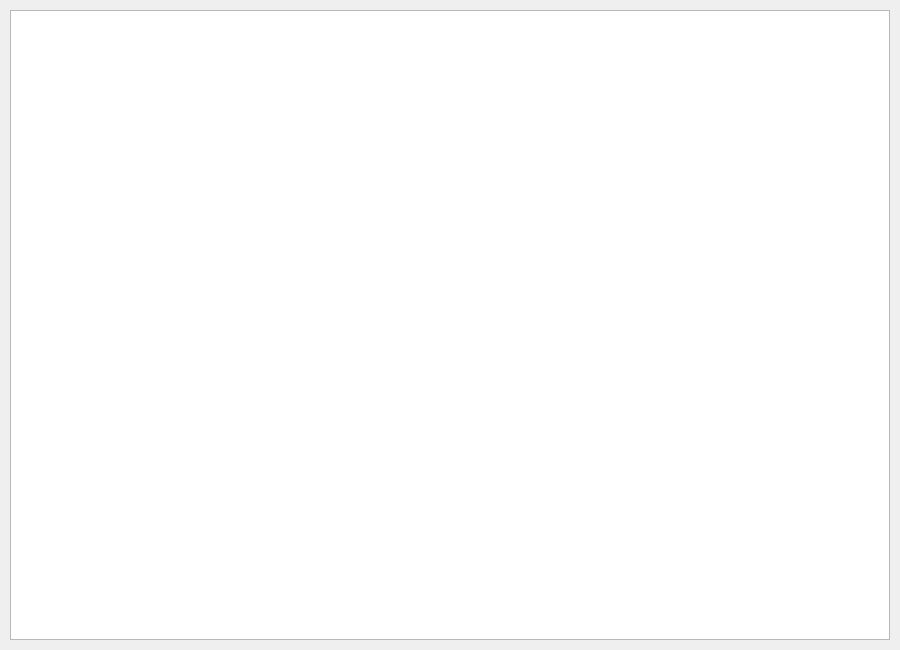
<?xml version="1.0" encoding="UTF-8"?>
<ui version="4.0">
 <class>DemoTableView</class>
 <widget class="QWidget" name="DemoTableView">
  <property name="geometry">
   <rect>
    <x>0</x>
    <y>0</y>
    <width>900</width>
    <height>650</height>
   </rect>
  </property>
  <property name="windowTitle">
   <string>Form</string>
  </property>
  <widget class="QTableView" name="tableView">
   <property name="geometry">
    <rect>
     <x>10</x>
     <y>10</y>
     <width>880</width>
     <height>630</height>
    </rect>
   </property>
  </widget>
 </widget>
 <resources/>
 <connections/>
</ui>
